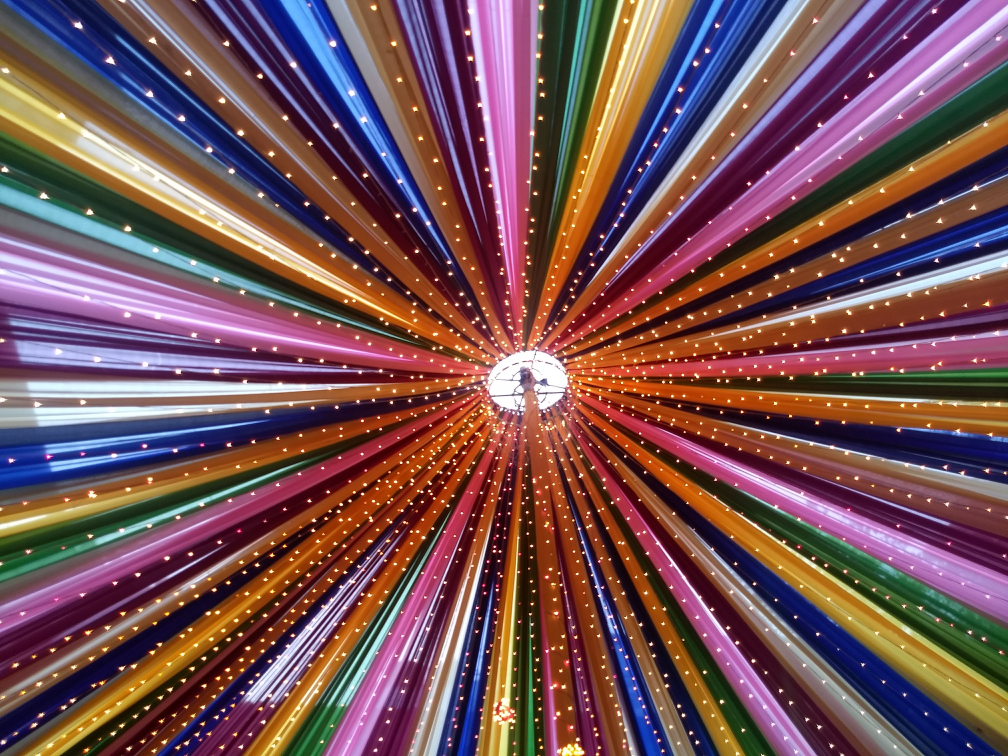
#> input picture image.jpg, 4032 x 3024 px (shown at 1/4 size)
$ python 'RGB Histogram.py'
#> lines starting #> are read from the running program, lines starting #| are printed output that depends on the picture
import matplotlib.pyplot as plt
from PIL import Image

def getRed(redVal):
    return '#%02x%02x%02x' % (redVal, 0, 0)


def getGreen(greenVal):
    return '#%02x%02x%02x' % (0, greenVal, 0)

def getBlue(blueVal):
    return '#%02x%02x%02x' % (0, 0, blueVal)


# Create an Image with specific RGB value

image = Image.open('./image.jpg')
#> image is the input picture: PIL image 4032x3024 RGB; mean R, G, B 117.2, 80.6, 85.2


# Modify the color of two pixels

image.putpixel((0,1), (1,1,5))

image.putpixel((0,2), (2,1,5))


# Display the image
image.show()


# Get the color histogram of the image

histogram = image.histogram()
#> histogram = 768 values, max 214090 at index 255, min 1917 at index 1, mean 47628


# Take only the Red counts

l1 = histogram[0:256]
#> l1 = 256 values, max 214090 at index 255, min 1917 at index 1, mean 47628


# Take only the Blue counts

l2 = histogram[256:512]
#> l2 = 256 values, max 130639 at index 8, min 10422 at index 217, mean 47628


# Take only the Green counts

l3 = histogram[512:768]
#> l3 = 256 values, max 174450 at index 255, min 13876 at index 240, mean 47628


plt.figure(0)


# R histogram

for i in range(0, 256):

    plt.bar(i, l1[i], color = getRed(i), edgecolor=getRed(i), alpha=0.3)


# G histogram

plt.figure(1)

for i in range(0, 256):

    plt.bar(i, l2[i], color = getGreen(i), edgecolor=getGreen(i),alpha=0.3)


# B histogram

plt.figure(2)

for i in range(0, 256):

    plt.bar(i, l3[i], color = getBlue(i), edgecolor=getBlue(i),alpha=0.3)


plt.show()
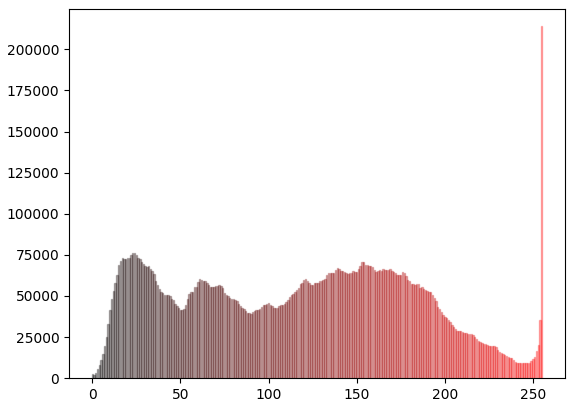
#> figure drawn by matplotlib, 1 panel
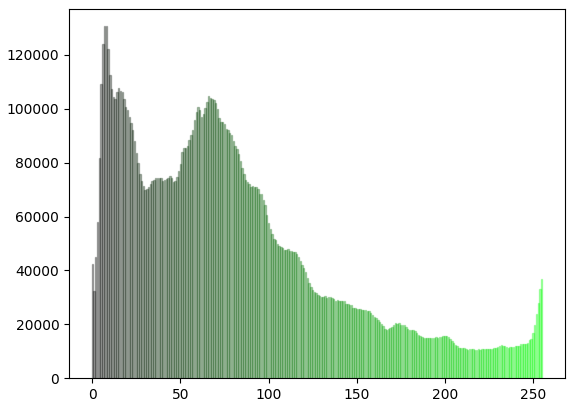
#> figure drawn by matplotlib, 1 panel
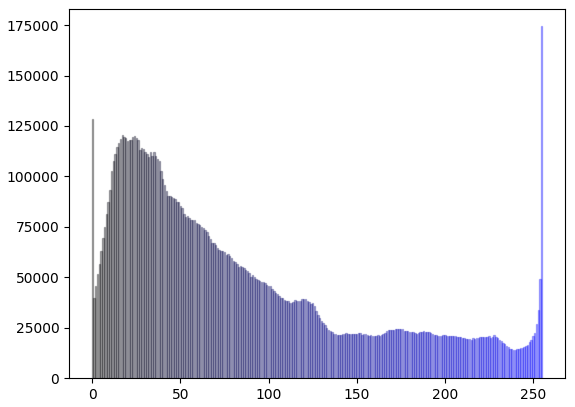
#> figure drawn by matplotlib, 1 panel
